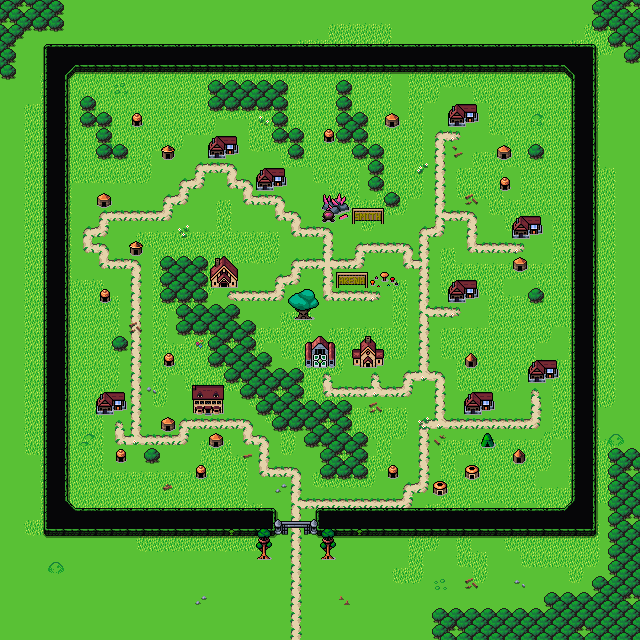

A 2D game scene composited from a Tiled map and its tileset images. What follows is a short description and the map's XML, with each tile layer's data collapsed to a summary:
An orthogonal 40x40 tile map with 16x16 px tiles, 5 tile layers (Background, Ground, Ground2, Walls, ...), 3 tilesets and 23 objects (quest).

<map version="1.10" tiledversion="1.10.1" orientation="orthogonal" renderorder="right-down" width="40" height="40" tilewidth="16" tileheight="16" infinite="0" nextlayerid="7" nextobjectid="81">
 <editorsettings>
  <export target="wastetown..tmx" format="tmx" />
 </editorsettings>
 <tileset firstgid="1" source="../../tileset/main.tsx" />
 <tileset firstgid="10113" source="../../tileset/buildings.tsx" />
 <tileset firstgid="11905" source="../../tileset/buildings-nocollide.tsx" />
 <layer id="1" name="Background" width="40" height="40">
  <data>[1600 cells, 1600 non-empty, 2 distinct tile ids]</data>
 </layer>
 <layer id="2" name="Ground" width="40" height="40">
  <data>[1600 cells, 1122 non-empty, 30 distinct tile ids]</data>
 </layer>
 <layer id="6" name="Ground2" width="40" height="40">
  <data>[1600 cells, 613 non-empty, 82 distinct tile ids]</data>
 </layer>
 <layer id="3" name="Walls" width="40" height="40">
  <properties>
   <property name="spriteLayer" type="bool" value="true" />
  </properties>
  <data>[1600 cells, 2 non-empty, 2 distinct tile ids]</data>
 </layer>
 <layer id="5" name="Overlay" width="40" height="40">
  <data>[1600 cells, 37 non-empty, 22 distinct tile ids]</data>
 </layer>
 <objectgroup id="4" name="Objects">
  <object id="56" template="../../obj/shop.tx" x="208" y="162">
   <properties>
    <property name="commonShopList" value="Enchantment6Green,Creature6Green,Instant6Green,Elf,Wolf,Druid,Squirrel" />
    <property name="mythicShopList" value="Planeswalker4Green,WUBRG,RGU,UWG,UGB,RWG,RGB,GWB,Legend4Green,PhyrexianGreen,Hydra" />
    <property name="rareShopList" value="Artifact4Green,Land4Green,Dimir,Rakdos,Orzhov,Golgari,Vehicle2Green,Wand4Green,Shapeshifters,Insects" />
    <property name="signYOffset" type="float" value="-2" />
    <property name="uncommonShopList" value="Dinosaur4Green,Wolf4Green,Sliver4Green,Multicolor8Green" />
   </properties>
  </object>
  <object id="47" template="../../obj/inn.tx" x="199" y="419" />
  <object id="53" template="../../obj/spellsmith.tx" x="327" y="228" />
  <object id="55" template="../../obj/shop.tx" x="479" y="453">
   <properties>
    <property name="commonShopList" value="Forest" />
    <property name="noRestock" type="bool" value="true" />
    <property name="signYOffset" type="float" value="0" />
   </properties>
  </object>
  <object id="58" template="../../obj/entry_up.tx" x="257" y="644" width="80" height="20">
   <properties>
    <property name="spawn" type="bool" value="true" />
   </properties>
  </object>
  <object id="59" template="../../obj/entry_left.tx" x="321" y="623" width="16" height="80.9948" rotation="0" />
  <object id="60" template="../../obj/entry_right.tx" x="254" y="623" width="16" height="85" />
  <object id="62" template="../../obj/shop.tx" x="361" y="370">
   <properties>
    <property name="commonShopList" value="GreenEquipment" />
    <property name="hasSign" type="bool" value="true" />
    <property name="noRestock" type="bool" value="true" />
    <property name="signYOffset" type="float" value="0" />
   </properties>
  </object>
  <object id="63" template="../../obj/shop.tx" x="216" y="290">
   <properties>
    <property name="commonShopList" value="GreenItems" />
    <property name="hasSign" type="bool" value="true" />
    <property name="noRestock" type="bool" value="true" />
    <property name="signYOffset" type="float" value="0" />
   </properties>
  </object>
  </objectgroup>
</map>
<!-- 14 of 23 objects omitted -->
